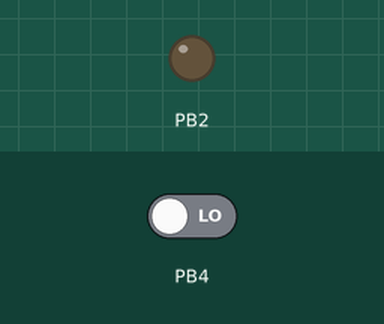
The sketch below on a simulated ATtiny85, built with avr-gcc and run on an emulated ATtiny85. Parts: output pins drawn as LEDs (lit = HIGH). The inputs (shaded band) are chosen by the test bench; at power-on: PB4 LOW.

Above: at 1.2 s.
1.3 s: PB4 driven HIGH
At 2.4 s:
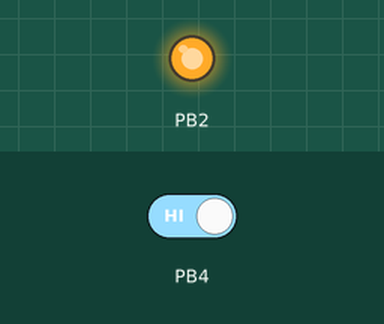
2.8 s: PB4 driven LOW
At 3.7 s:
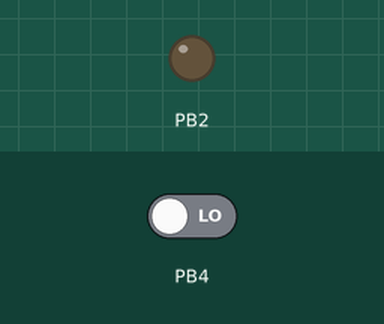
Timing chart, 0 to 5.8 s (numbered marks = the images above; inputs shaded):
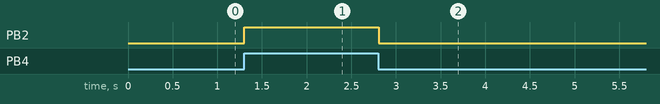

The sketch:

tiny85_code.ino
```cpp
void setup() {
  // put your setup code here, to run once:
  pinMode(4, INPUT);
  pinMode(2, OUTPUT);

}

void loop() {
  if(digitalRead(4) == HIGH){
    digitalWrite(2, HIGH);
    }else{
      digitalWrite(2, LOW);
      }

    delay(10);
}
```

Measured:
- after the input at 1.3 s, PB2: LOW → HIGH at once
- after the input at 2.8 s, PB2: HIGH → LOW at once
